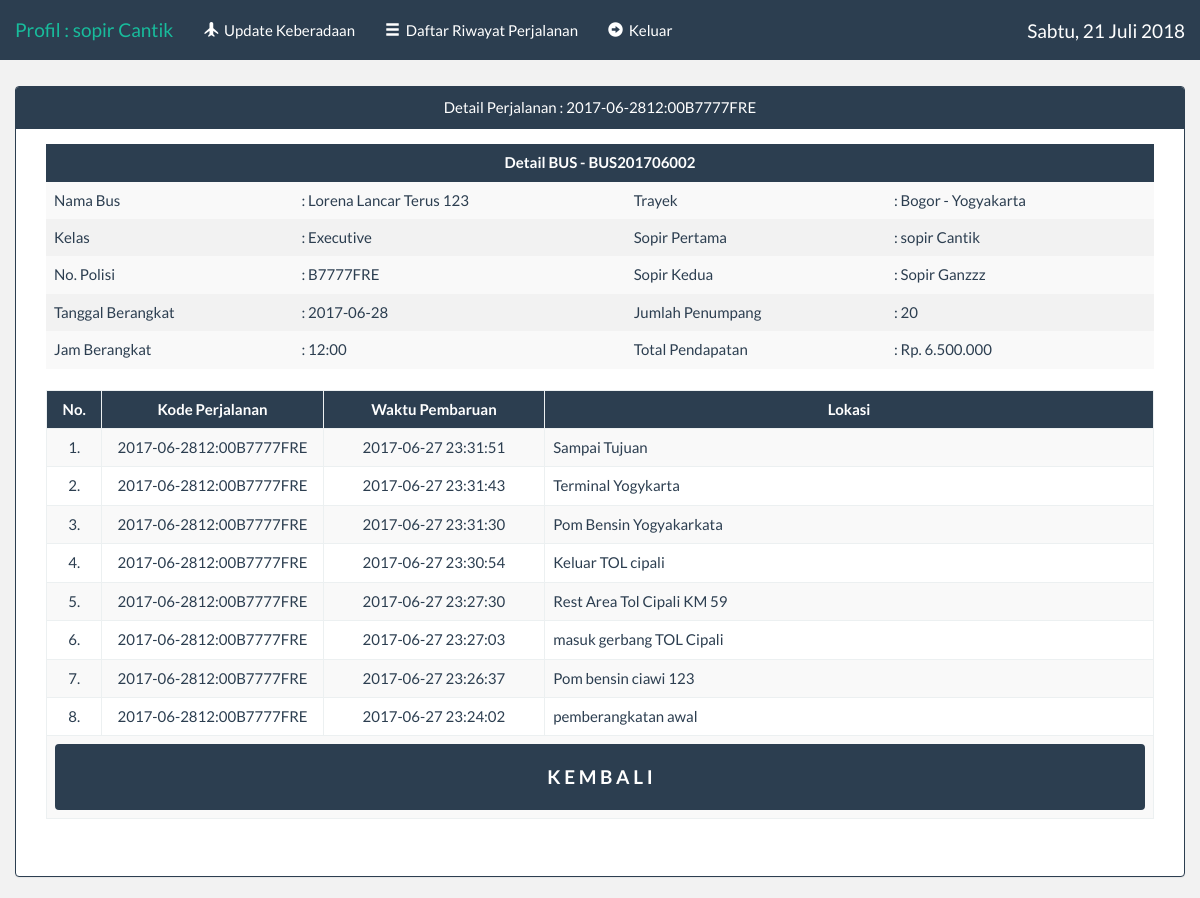
Screenshot of /sopir/index.php?menu=detail&kd_perjalanan=2017-06-2812:00B7777FRE (signed in) with the database file from the repository.
### tables this page shows
CREATE TABLE IF NOT EXISTS `tbl_sopir` (
  `kd_sopir` varchar(12) NOT NULL,
  `nama` varchar(100) NOT NULL,
  `alamat` text NOT NULL,
  `no_hp` varchar(13) NOT NULL,
  `no_sim` varchar(50) NOT NULL,
  `username` varchar(50) NOT NULL,
  `password` varchar(100) NOT NULL,
  `jabatan` varchar(5) NOT NULL,
  `status_sopir` varchar(20) NOT NULL,
  PRIMARY KEY (`kd_sopir`),
  UNIQUE KEY `username` (`username`)
);

CREATE TABLE IF NOT EXISTS `tbl_perjalanan` (
  `kd_perjalanan` varchar(23) NOT NULL,
  `kd_tiket` varchar(14) NOT NULL,
  `kd_bus` varchar(12) NOT NULL,
  `sopir_1` varchar(12) NOT NULL,
  `sopir_2` varchar(12) NOT NULL,
  `jumlah_penumpang` int(3) NOT NULL,
  `pendapatan` int(11) NOT NULL,
  `tanggal_perjalanan` date NOT NULL,
  `status` text NOT NULL,
  PRIMARY KEY (`kd_perjalanan`)
);

CREATE TABLE IF NOT EXISTS `tbl_perjalanan_detail` (
  `id` int(11) NOT NULL AUTO_INCREMENT,
  `kd_perjalanan` varchar(23) NOT NULL,
  `lokasi` text NOT NULL,
  `waktu_lokasi` timestamp NOT NULL DEFAULT CURRENT_TIMESTAMP,
  PRIMARY KEY (`id`)
);

### library/fungsi.php (called while the page is built, shortened)
<?php
	class oop{
		function tampil($table,$cari,$urut){
			$sql="SELECT * FROM $table $cari $urut";
			$tampil=mysql_query($sql);
			while($data=mysql_fetch_array($tampil))
				$isi[]=$data;
			return @$isi;
		}
	}
?>

### sopir/detail_perjalanan.php (the view, shortened to what this page needs)
<?php
	@$kd_perjalanan = $_GET['kd_perjalanan'];
	@$jalan = mysql_fetch_array(mysql_query("SELECT * FROM tbl_perjalanan WHERE kd_perjalanan = '$kd_perjalanan'"));
	@$pir1 = mysql_fetch_array(mysql_query("SELECT * FROM tbl_sopir WHERE kd_sopir = '$jalan[3]'"));
	@$pir2 = mysql_fetch_array(mysql_query("SELECT * FROM tbl_sopir WHERE kd_sopir = '$jalan[4]'"));
	@$tiket = mysql_fetch_array(mysql_query("SELECT * FROM qw_tiket WHERE kd_tiket = '$jalan[1]'"));
?>
 <!DOCTYPE html>
 <html>
 <head>
 </head>
 <body>
 <br><br><br><br>
	<div class="container">
		<div class="row">
			<div class="panel panel-primary">
				<div class="panel-heading"><center>Detail Perjalanan :&nbsp;<?php echo @$kd_perjalanan ?></center></div>
			<div class="panel-body">
				<div class="col-md-12">
					<table class="table table-hovered table-striped">
						<thead id="pri"><th colspan="6"><center>Detail BUS - <?php echo $tiket['kd_bus'];; ?></center></th></thead>
						<tbody id="bg-def">
							<tr>
								<td>Nama Bus</td>
								<td>: <?php echo $tiket['nama']; ?></td>
								<td>Trayek</td>
								<td>: <?php echo $tiket['nama_trayek']; ?></td>
							</tr>
							<tr>
								<td>Kelas</td>
								<td>: <?php echo $tiket['nama_kelas'] ?></td>
								<td>Sopir Pertama</td>
								<td>: <?php echo $pir1['nama']; ?></td>
							</tr>
							<tr>
								<td>No. Polisi</td>
								<td>: <?php echo $tiket['no_polisi']; ?></td>
								<td>Sopir Kedua</td>
								<td>: <?php echo$pir2['nama']?></td>
							</tr>
							<tr>
								<td>Tanggal Berangkat</td>
								<td>: <?php echo $tiket['tanggal_berangkat']; ?></td>
								<td>Jumlah Penumpang</td>
								<td>: <?php echo number_format($jalan['jumlah_penumpang'],0,'','.'); ?></td>
							</tr>
							<tr>
								<td>Jam Berangkat</td>
								<td>: <?php echo $tiket['jam_berangkat'] ?></td>
								<td>Total Pendapatan</td>
								<td>: Rp. <?php echo number_format($jalan['pendapatan'],0,'','.'); ?></td>
							</tr>
						</tbody>
					</table>
				</div>
				<div class="col-md-12">
					<div class="table table-responsive">
						<table class="table table-bordered table-hover table-striped">
							<thead id="pri">
								<th width="5%"><center>No.</center></th>
								<th width="20%"><center>Kode Perjalanan</center></th>
								<th width="20%"><center>Waktu Pembaruan</center></th>
								<th ><center>Lokasi</center></th>
							</thead>
							<tbody>
								<?php
									$sql = $aksi->tampil("tbl_perjalanan_detail"," WHERE kd_perjalanan = '$kd_perjalanan' ","ORDER BY waktu_lokasi DESC");
									@$no = 0;
									if ($sql =="") {
										echo "<tr><td align='center' colspan='4'>Data Tidak Ada</td></tr>";
									}else{
										foreach ($sql as $data) {
											$no++;
								?>
									<tr>
										<td><center><?php echo $no; ?>.</center></td>
										<td><center><?php echo $data[1]; ?></center></td>
										<td><center><?php echo $data[3]; ?></center></td>
										<td><?php echo $data[2]?></td>
									</tr>
								<?php } }
								?>
								<tr>
									<td colspan="7">
										<a href="?menu=perjalanan" class="btn btn-block btn-primary"><h4><b>K&nbsp;E&nbsp;M&nbsp;B&nbsp;A&nbsp;L&nbsp;I</b></h4></a>
									</td>
								</tr>
							</tbody>
						</table>
					</div>
				</div>
			</div>
		</div>
	</div>
 </body>
 </html>

### css/style.css (style rules this page uses)
#pri { background-color: #2c3e50; color: white; }
#bg-def { background-color: rgba(0, 0, 0, 0.05); }

### sopir/index.php (style rules this page uses)
body { background-color: rgba(0, 0, 0, 0.05); }

### rows the page displays
tbl_sopir: nama "sopir Cantik"
tbl_sopir: nama "Sopir Ganzzz"
tbl_perjalanan: jumlah_penumpang "20", pendapatan "6.500.000"
tbl_perjalanan_detail: kd_perjalanan "2017-06-2812:00B7777FRE", waktu_lokasi "2017-06-27 23:31:51", lokasi "Sampai Tujuan"
tbl_perjalanan_detail: kd_perjalanan "2017-06-2812:00B7777FRE", waktu_lokasi "2017-06-27 23:31:43", lokasi "Terminal Yogykarta"
tbl_perjalanan_detail: kd_perjalanan "2017-06-2812:00B7777FRE", waktu_lokasi "2017-06-27 23:31:30", lokasi "Pom Bensin Yogyakarkata"
tbl_perjalanan_detail: kd_perjalanan "2017-06-2812:00B7777FRE", waktu_lokasi "2017-06-27 23:30:54", lokasi "Keluar TOL cipali"
tbl_perjalanan_detail: kd_perjalanan "2017-06-2812:00B7777FRE", waktu_lokasi "2017-06-27 23:27:30", lokasi "Rest Area Tol Cipali KM 59"
tbl_perjalanan_detail: kd_perjalanan "2017-06-2812:00B7777FRE", waktu_lokasi "2017-06-27 23:27:03", lokasi "masuk gerbang TOL Cipali"
tbl_perjalanan_detail: kd_perjalanan "2017-06-2812:00B7777FRE", waktu_lokasi "2017-06-27 23:26:37", lokasi "Pom bensin ciawi 123"
tbl_perjalanan_detail: kd_perjalanan "2017-06-2812:00B7777FRE", waktu_lokasi "2017-06-27 23:24:02", lokasi "pemberangkatan awal"

### other values shown
$_SESSION['nama'] "sopir Cantik"
$tiket['kd_bus'] "BUS201706002"
$tiket['nama'] "Lorena Lancar Terus 123"
$tiket['nama_trayek'] "Bogor - Yogyakarta"
$tiket['nama_kelas'] "Executive"
$tiket['no_polisi'] "B7777FRE"
$tiket['tanggal_berangkat'] "2017-06-28"
$tiket['jam_berangkat'] "12:00"
